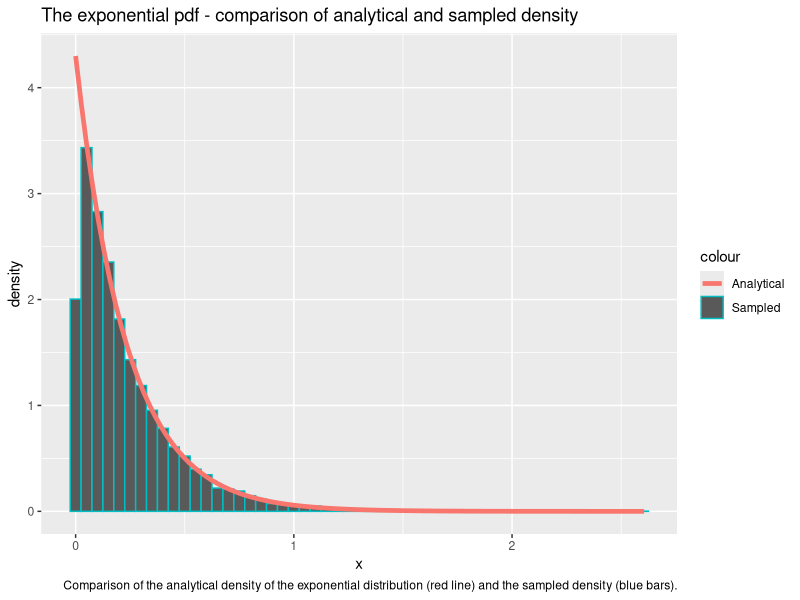
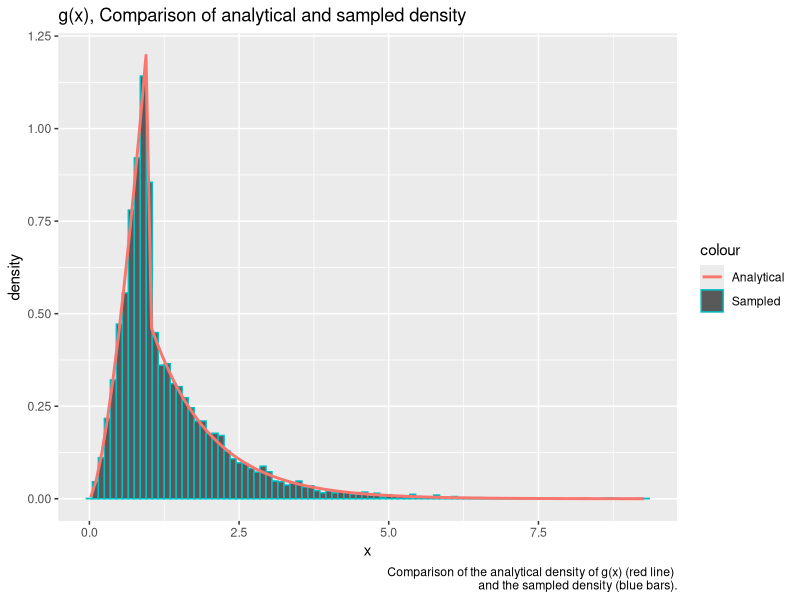
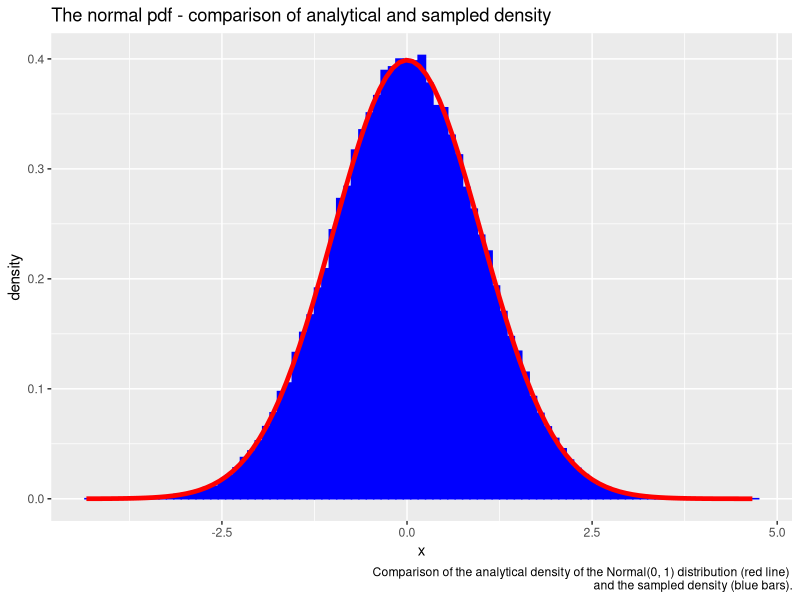
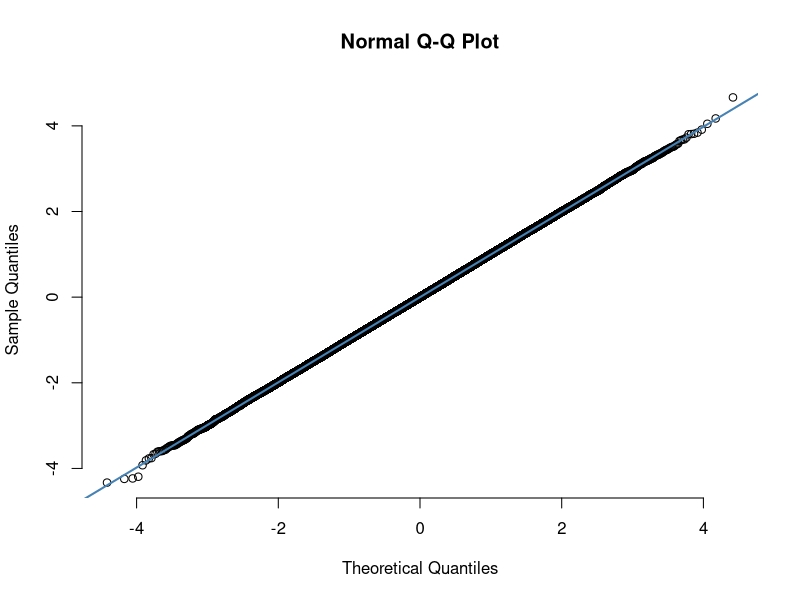
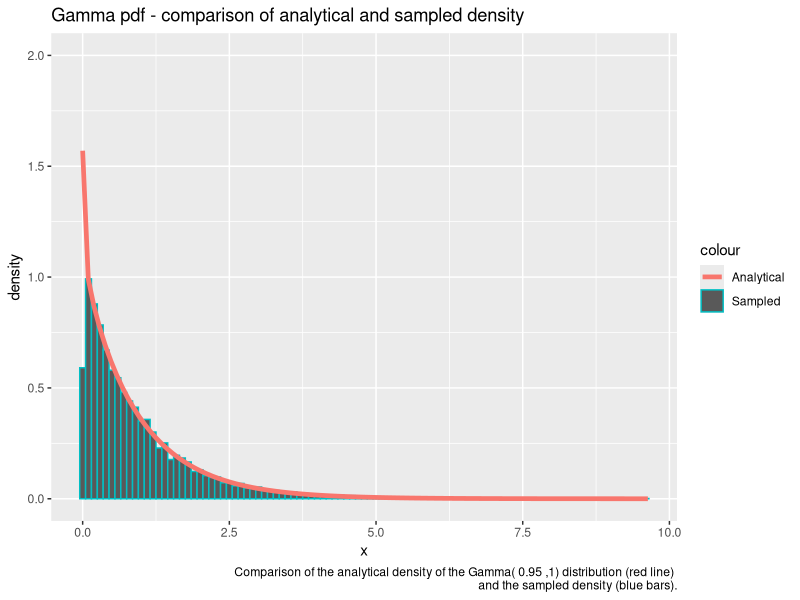
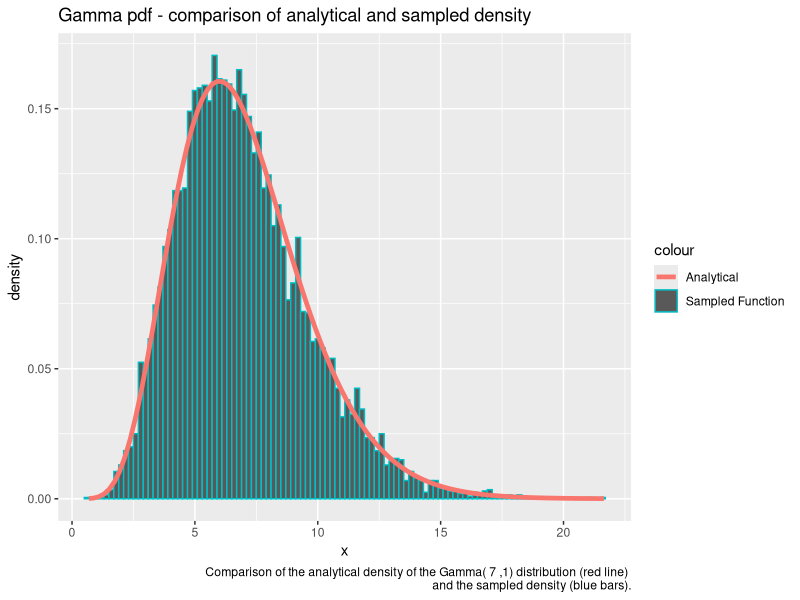
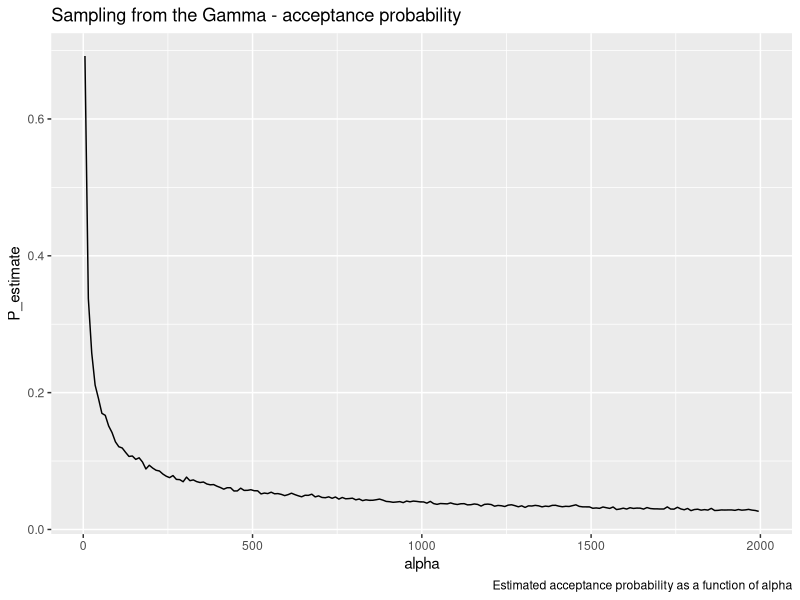
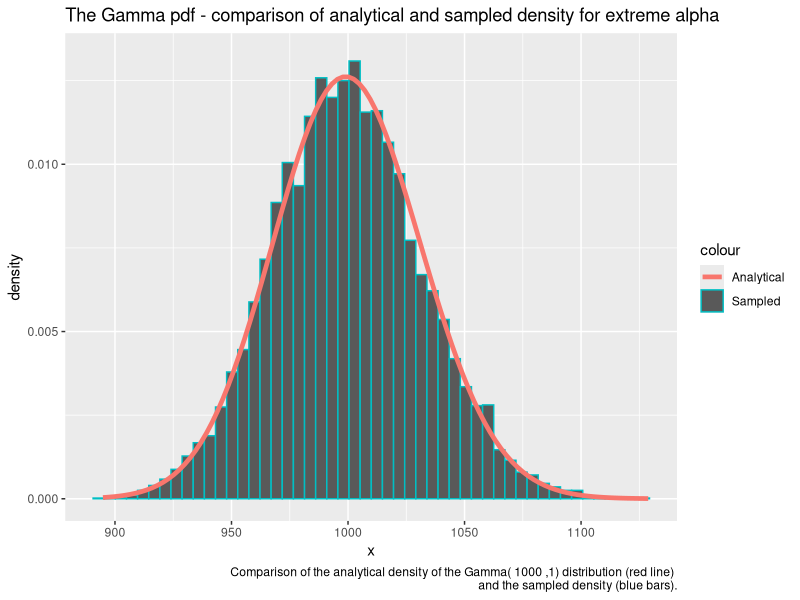

Write R code to recreate these figures, in order.
## ---- chunk 1
library(formatR)
showsol <- FALSE
library(knitr)
opts_chunk$set(tidy.opts = list(width.cutoff = 68), tidy = TRUE, warning = FALSE, error = FALSE, message = FALSE, echo = TRUE)
## ---- chunk 2
library(ggplot2) # Load library for plotting
exponential<- function(lambda, n=1){
  u = runif(n) # Draw uniformly distributed variables
  x = -1/lambda*log(u) # Do transformation to get exp. distr. variables 
  return(x)
}
## ---- chunk 3
n = 10000
lambda = 4.300
x = exponential(lambda,n) # Draw samples from created function
cat('Theoretical mean: ', 1/lambda,' Computed mean: ', mean(x),'\n')
cat('Theoretical variance: ', 1/lambda^2, ' Computed variance: ', var(x))
## ---- chunk 4
# Prepare generated samples for plotting by putting them in a dataframe 
df2 <- data.frame(theo=seq(0,max(x),length.out=n), x=x)
# Plot the data
ggplot(df2, aes(x = x)) + geom_histogram(aes(y = ..density.., color = "Sampled"), binwidth=0.05) + stat_function(fun=dexp,geom = "line",size=1.6,args = (mean=lambda),aes(color="Analytical")) + ggtitle("The exponential pdf - comparison of analytical and sampled density") + labs(x='x', y='density', caption='Comparison of the analytical density of the exponential distribution (red line) and the sampled density (blue bars).')
## ---- chunk 5
# The function g(x) from problem A.2
g = function(x, alpha){
  c = alpha*exp(1)/(alpha+exp(1))
  result = vector(length = length(x))
  result[x<1.] = sapply(x[x<1.], function(x) c*x^(alpha - 1))
  result[x>=1.] = sapply(x[x>=1.], function(x) c*exp(-x))
  return(as.double(result))}
# The following function returns n from the density function g(x)
# by doing inversion sampling
G_inv = function(n, alpha){
  c = alpha*exp(1)/(alpha+exp(1))
  u = runif(n)
  result = vector(length = n)
  result[u < c/alpha] = (alpha/c * u[u < c/alpha])^(1/alpha)
  result[u >= c/alpha] = -log(1/alpha + exp(-1) - u[u >= c/alpha]/c)
  return(result)}

alpha = 2.5
n = 10000
xsamples = G_inv(n, alpha) # Sample from the density function g(x) by inversion sampling
c = alpha*exp(1)/(alpha+exp(1))
mean = c/(alpha+1) + 2*c/exp(1)
cat('Theoretical mean: ', mean, ' Sampled mean: ', mean(xsamples))
## ---- chunk 6
variance = c/(alpha+2)+5*c/exp(1) - mean^2
cat('Theoretical variance: ', variance, ' Sampled variance: ', var(xsamples))
## ---- chunk 7
# Prepare generated samples for plotting by putting them in a dataframe 
df2 <- data.frame(theo=seq(0,max(xsamples),length.out=n), value=xsamples)
# Plot the data
ggplot(df2, aes(x = value)) + geom_histogram(aes(y = ..density.., color='Sampled'), binwidth=0.1) + stat_function(fun=g,geom = "line",size=1., args = (mean=alpha), alpha=1., aes(color="Analytical")) + ggtitle("g(x), Comparison of analytical and sampled density") + labs(x='x', y='density', caption=paste('Comparison of the analytical density of g(x) (red line) \n and the sampled density (blue bars).'))
## ---- chunk 8
# Function to draw n i.i.d. Normal(0,1) variables
# based on Box-Muller transform
normal <- function(n){
  x_1 <- runif(n/2)
  x_2 <- exponential(1/2, n/2)
  y_1 <- sqrt(x_2)*cos(2*pi*x_1)
  y_2 <- sqrt(x_2)*sin(2*pi*x_1)
  y <- c(y_1,y_2)
  return(y)}
## ---- chunk 9
n = 100000
x <- normal(n) # Draw n i.i.d. Normal(0,1) variables
cat('Theoretical mean: ', 0,' Computed mean: ', mean(x),'\n')
cat('Theoretical variance: ', 1, ' Computed variance: ', var(x))
## ---- chunk 10
# Prepare generated samples for plotting by putting them in a dataframe 
df2 <- data.frame(theo=seq(0,max(x),length.out=n), value=x)
# Plot the data
ggplot(df2, aes(x = value)) + geom_histogram(aes(y = ..density..), binwidth=0.1, col = 'blue', fill = 'blue') + stat_function(fun=dnorm,geom = "line",size=1.6,col="red",args = list(mean=0, sd = 1)) + ggtitle("The normal pdf - comparison of analytical and sampled density") + labs(x='x', y='density', caption=paste('Comparison of the analytical density of the Normal(0, 1) distribution (red line) \n and the sampled density (blue bars).'))
# Make a qq-plot of the generated samples
qqnorm(x, pch = 1, frame = FALSE)
qqline(x, col = "steelblue", lwd = 2)
## ---- chunk 11
# Function to draw one sample of a d-variate Normal(mu, sigma) variable
# The function uses a transformation of d i.i.d. Normal(0,1) variables
normal_d <- function(d, mu, sigma){
  x <- normal(d)
  y <- mu + t(chol(sigma))%*%x
  return(y)}
## ---- chunk 12
d = 2
n = 100000
mu = c(1,2) # Mean vector
sigma = matrix(c(2.5,3,3,10),ncol=2,nrow=2) # Covariance matrix
sample = matrix(NA, ncol = d, nrow = n) # Prepare to draw samples
for (i in 1:n){
  sample[i,] <- normal_d(d,mu,sigma) # Draw n samples
}
average = apply(sample, 2,mean)
cat('Mean vector: \n')
average
covmat = cov(sample)
cat('Covariance matrix: \n')
covmat
## ---- chunk 13
library(nortest)
# Conduct Anderson-Daling test to check normality of the data
ad.test(sample[,1])
ad.test(sample[,2])
## ---- chunk 14
small_gamma = function(alpha, n=1){
  result = vector()
  iter = 0
  sampled = 0
  c = 1/(gamma(alpha)) * (1/alpha + exp(-1))
  
  while(sampled < n){

    # Sample from g(x)
    uniform2 = runif(n)
    x = G_inv(n, alpha)
    # Compute the acceptance probabilites
    probs = dgamma(x, alpha, rate=1) / (c * as.double(g(x, alpha)))
    # Append samples where u < f(x) / c g(x)
    result = append(result, x[uniform2 <= probs])
    # Increase counters
    sampled = sampled + sum(uniform2 <= probs)
    iter = iter + n
  }
  
  iter = iter - length(result) + n
  
  return(list(samples = result[seq(1:n)], iter = iter))
}
## ---- chunk 15
alpha = 0.95
G1 <- small_gamma(alpha, 10000)
df12 = data.frame(G1)

cat('Theoretical mean: ', alpha,' Computed mean: ', mean(G1$samples),'\n')
cat('Theoretical variance: ', alpha, ' Computed variance: ', var(G1$samples))
## ---- chunk 16
ggplot(data=df12, aes(x=samples)) + geom_histogram(data=df12, aes(x=samples, y=..density.., color="Sampled"), binwidth=0.1) +  stat_function(fun=dgamma, geom = "line",size=1.6, args = list(shape=alpha, rate=1), aes(x=samples, color = "Analytical")) + ggtitle("Gamma pdf - comparison of analytical and sampled density") + ylim(0. ,2.0) + labs(x='x', y='density', caption=paste('Comparison of the analytical density of the Gamma(', alpha, ',1) distribution (red line) \n and the sampled density (blue bars).'))
## ---- chunk 17
large_gamma <- function(alpha, n=1){
  # Log transformations of a and b+
  loga = 1/2 * (alpha - 1) * (log(alpha - 1) - 1)
  logb = 1/2 * (alpha + 1) * (log(alpha + 1) - 1)
  result = vector(mode="numeric")
  
  i = 0
  iter = 0
  while (i < n){
    iter = iter + 1 
    log_x_1 = loga + log(runif(1))
    log_x_2 = logb + log(runif(1))
    # Equivalent condition of (x_1, x_2) in C_f
    if (2*log_x_1 <= (alpha - 1)*(log_x_2 - log_x_1) - exp(log_x_2 - log_x_1)){
      result = append(result, exp(log_x_2 - log_x_1))
      i = i + 1
    }
    else{}
  }
  list(samples = result, iter = iter)
}
## ---- chunk 18
alpha = 7.
G2 = large_gamma(alpha, 10000)
cat('Theoretical mean: ', alpha,' Computed mean: ', mean(G2$samples),'\n')
cat('Theoretical variance: ', alpha, ' Computed variance: ', var(G2$samples))
## ---- chunk 19
df16 = data.frame(data=G2)

ggplot(df16, aes(x=data.samples)) + geom_histogram(data=df16, aes(x = data.samples, y=..density.., color="Sampled Function"), binwidth=0.2) + stat_function(fun=dgamma,geom = "line",size=1.6,aes(color='Analytical'),args = list(shape=alpha, rate = 1)) + ggtitle("Gamma pdf - comparison of analytical and sampled density") + labs(x='x', y='density', caption=paste('Comparison of the analytical density of the Gamma(', alpha, ',1) distribution (red line) \n and the sampled density (blue bars).'))
## ---- chunk 20
iterations = c()

for (alpha in seq(2, 2000, 10)){
  # Sample 1000 gamma variables for a particular alpha
  G = large_gamma(alpha, 1000)
  # Iter is here the average over all 1000 samples
  iterations = append(iterations, G$iter)
}

df15 = data.frame(alpha = seq(5, 2000, 10), P_estimate = 1000/iterations)

ggplot(df15, aes(x = alpha, y = P_estimate)) + geom_line() + ggtitle("Sampling from the Gamma - acceptance probability") + labs(caption='Estimated acceptance probability as a function of alpha')
## ---- chunk 21
#As specified above, gamma2 samples using rejection sampling for alpha < 1
# and the ratio of uniforms method for alpha > 1. If alpha = 1 we sample
# from the exponential
gamma2 = function(alpha, beta=1, n  = 1){
  if (alpha == 1.0){
    return(list(samples = exponential(beta, n), iter = n))
  }
  else if (alpha <= 1){
    G = small_gamma(alpha, n)
    #Insert rate / scale parameters
    G$samples = G$samples / beta
    return(G)
  }
  else if (alpha > 1){
    G = large_gamma(alpha, n)
    #Insert rate / scale parameters
    G$samples = G$samples / beta
    return(G)
  }
}

alpha = 1000
beta = 1
#Draw samples
G = gamma2(alpha, beta, 10000)
df17 <- data.frame(G)
#Compute the sampled density
histo = hist(G$samples, plot=F)
#Plot results
ggplot(df17, aes(x = samples)) + geom_histogram(aes(y = ..density.., color='Sampled'), bins=50) + stat_function(fun=dgamma,geom = "line",size=1.6,aes(color='Analytical'),args = list(shape=alpha, rate=beta)) + ggtitle("The Gamma pdf - comparison of analytical and sampled density for extreme alpha") + ylim(0, 1.1*max(histo$density)) + labs(x='x', y='density', caption=paste('Comparison of the analytical density of the Gamma(', alpha, ',1) distribution (red line) \n and the sampled density (blue bars).'))
## ---- chunk 22
library(MCMCpack)
#A function for fetching only the samples, not number of iterations
get_gamma_samples <- function(alpha){
  return(gamma2(alpha)$samples)
}

#Dirichlet sampler, as specified in the text above
dirichlet <- function(alpha){
  z<- sapply(alpha,get_gamma_samples)
  x <- z/sum(z)
  return(x)
}
## ---- chunk 23
k = 5
n = 20000
x <- matrix(NA, ncol = k, nrow = n)
#Sample the alphas from the exponential distribution
alpha <- exponential(1,k)
for (i in 1:n){
  x[i,] <- dirichlet(alpha)
}
cat('Theoretical mean: ', alpha/sum(alpha),'\n','Computed mean: ', apply(x,2,mean),'\n')
cat('Theoretical variance: ', alpha*(sum(alpha)-alpha)/(sum(alpha)^2*(sum(alpha)+1)),'\n', 'Computed variance: ', apply(x,2,var))
## ---- chunk 24
n <- 10000
alpha <- rep(1,k)
x <- matrix(NA, ncol = k, nrow = n)
for (i in 1:n){
  x[i,] <- dirichlet(alpha)
}
y <- as.vector(rdirichlet(n,alpha))
rfunc = data.frame(value = y)
ourfunc = data.frame(value = as.vector(x))
rfunc$type = 'R function'
ourfunc$type = 'Our function'
df = rbind(rfunc,ourfunc)
ggplot(df, aes(value, fill = type)) + 
   geom_histogram(alpha = 0.5, aes(y = ..density..), position = 'identity') + ggtitle('Comparison of Dirichlet samplers') + labs(x='x', y='density', caption=paste('Comparison of the sampled density of x_k\n sampled from our dirichlet sampler (red bars) and the sampler from MCMpack (blue bars)'))
## ---- chunk 25
df2 <- data.frame(theo=seq(0,max(x[,1]),length.out=n), value=x[,1])
ggplot(df2, aes(x = value)) + geom_histogram(aes(y = ..density.., colour = "Sampled"), 
      binwidth = 0.005) + stat_function(fun=dbeta,geom = "line",size=1.6,aes(col="Analytical"),args = list(shape1=1,shape2=k-1)) + ggtitle("Our function vs. analytical density") + labs(x='x', y='density', caption=paste('Comparison of the sampled density of x_1 sampled from our dirichlet sampler (blue bars) and the Beta distribution (red line)'))
## ---- chunk 26
#The unscaled density. Note that in the text we denote f as the actual density. 
f <- function(x){
  return((2+x)^125*(1-x)^38*x^34)
}
#Find c in f(x) / c g(x)
optimum = optimize(f,c(0,1),maximum = TRUE)

draw_samples <- function(n){
  samples <- rep(NA,n)
  iter = 0
  for (i in 1:n){
    finish = 0
    while(finish ==0){
      iter = iter + 1
      x_sample <- runif(1)
      #Compute acceptance probabilities
      alpha <- f(x_sample)/optimum$objective
      u = runif(1)
      if (u <=alpha){
        samples[i] <- x_sample
        finish <- 1
      }
    }
  }
  return(list(samples = samples, iterations = iter))
}
## ---- chunk 27
n = 10000
g <- function(x){
  return(f(x)*x)
}
#f_density is f / NC, where NC is the normalizing constant of f. 
f_density <- function(x){return(f(x)/integrate(f,0,1)$value)}
y <- draw_samples(n)
cat("Computed mean: ", sum(y$samples)/n, '\n')
cat("Theoretical mean: ", integrate(g,0,1)$value/integrate(f,0,1)$value, '\n')
df <- data.frame(theo=seq(0,1,length.out=n), value=y$samples)
ggplot(df, aes(x = value)) + geom_histogram(aes(y = ..density.., colour = "Sampled"), binwidth=0.001) + stat_function(fun=f_density,geom = "line",size=1.6,aes(colour="Analytical")) + ggtitle("Comparison of analytical and sampled density") + xlim(0,1) + geom_segment(x = sum(y$samples)/n, xend = sum(y$samples)/n, y = 0, yend = 100, aes(colour = "Mean"), size = 1.2, linetype = "longdash") + labs(x='x', y='density', caption=paste('Comparison of the sampled density of x_k sampled from our dirichlet sampler (red bars) and the sampler from MCMpack (blue bars)'))
## ---- chunk 28
cat("Average random numbers generated: ", y$iterations/n, '\n')
cat("Theoretical expected number: ", optimum$objective/integrate(f,0,1)$value)
## ---- chunk 29
#The new unscaled posterior target pdf, NC * f_new
unscaled_posterior_target = function(x){
  return(f_density(x)*dbeta(x, 1, 5))
}

#Compute the normalizing constant of f_new
NC_posterior = integrate(unscaled_posterior_target, 0, 1)$value

#Normalized new posterior target pdf, f_new
posterior_target = function(x){
  return(unscaled_posterior_target(x) / NC_posterior) 
}

#The density of x, f_new(x) * x
posterior_target_mean_density = function(x){
  return(x * posterior_target(x))
}

theoretical_mean = integrate(posterior_target_mean_density, 0, 1)$value

weights = posterior_target(y$samples) / f_density(y$samples)
posterior_mean = sum(y$samples*weights) / (n)
cat("IS posterior mean estimate:", posterior_mean, "\n")
cat("Analytical posterior mean:", theoretical_mean)
## ---- chunk 30
unscaled_weights = unscaled_posterior_target(y$samples) / f(y$samples)
posterior_mean_SN = sum(y$samples*unscaled_weights) / (sum(unscaled_weights))

cat("self-normalizing IS posterior mean estimate:", posterior_mean_SN, "\n")
cat("Analytical posterior mean:", theoretical_mean)
## ---- chunk 31
dbeta2 = function(x){
  return(dbeta(x, 1, 5))
}
est = sum(y$samples)/n
cat(paste('Mass left of x =',est,':', integrate(dbeta2, 0, est)$value))
